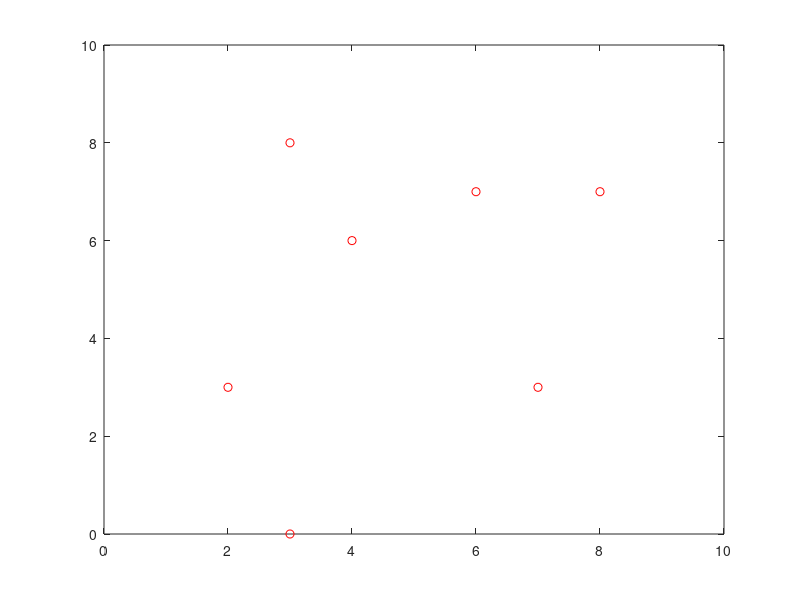
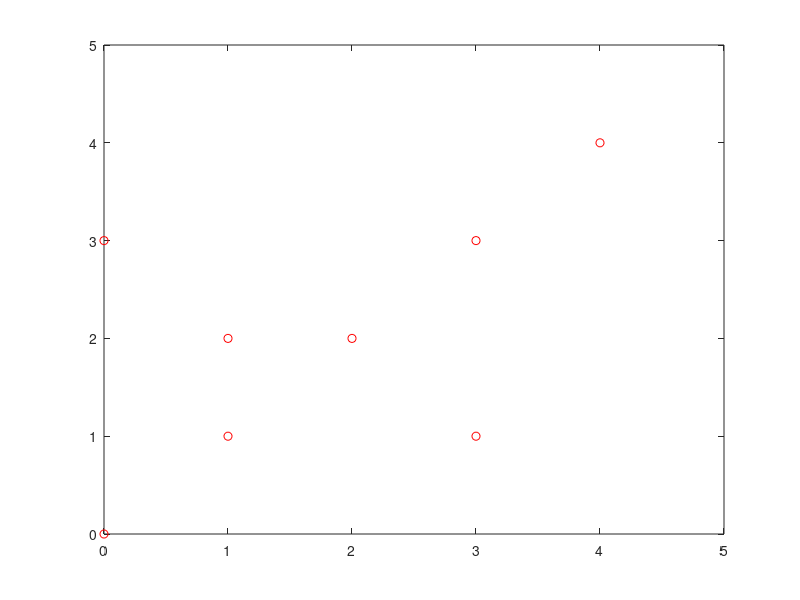

These charts were generated, in order, by the following MATLAB code:
clc, clear all, close all

x = [6, 7, 3, 2, 3, 8, 4];
y = [7, 3, 0, 3, 8, 7, 6];

figure(1);
plot(x, y, 'ro');
axis([0, 10, 0, 10]);

x1 = [0, 1, 2, 4, 0, 1, 3, 3];
y1 = [3, 1, 2, 4, 0, 2, 1, 3];

figure(2);
plot(x1, y1, 'ro');
axis([0, 5, 0, 5]);

